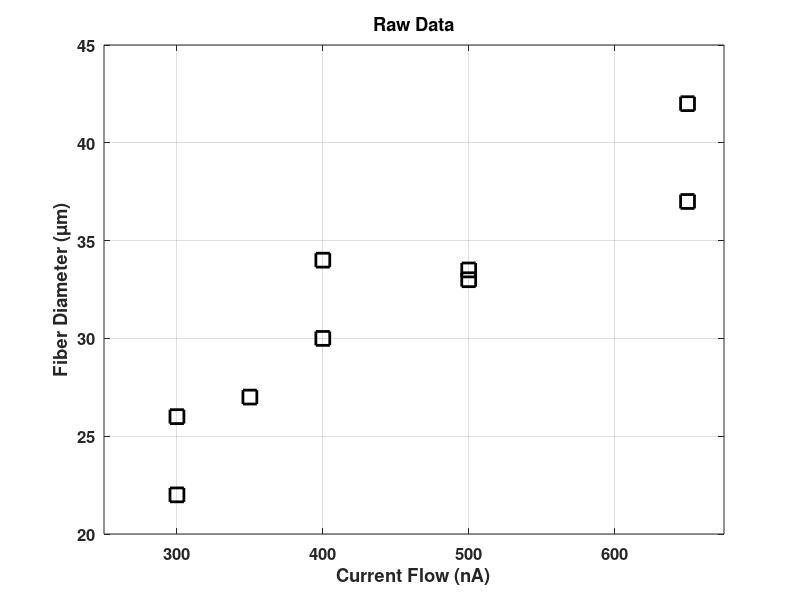
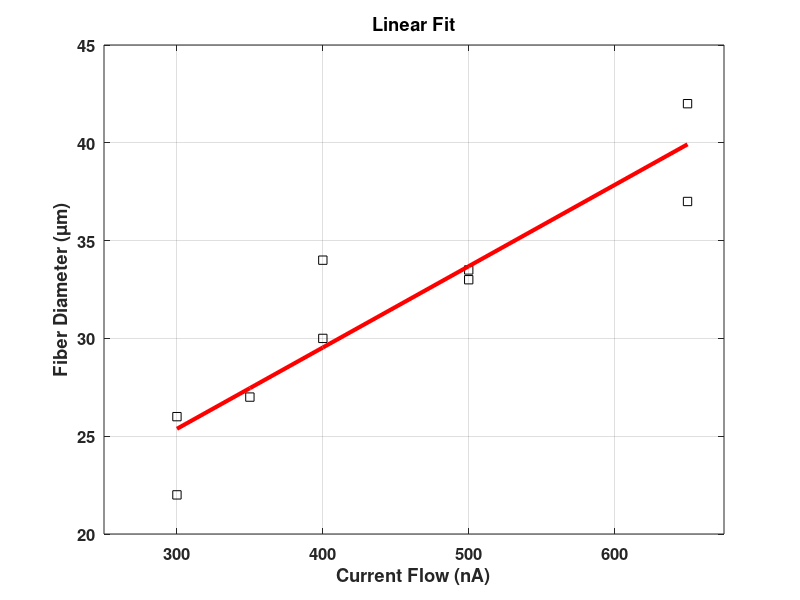
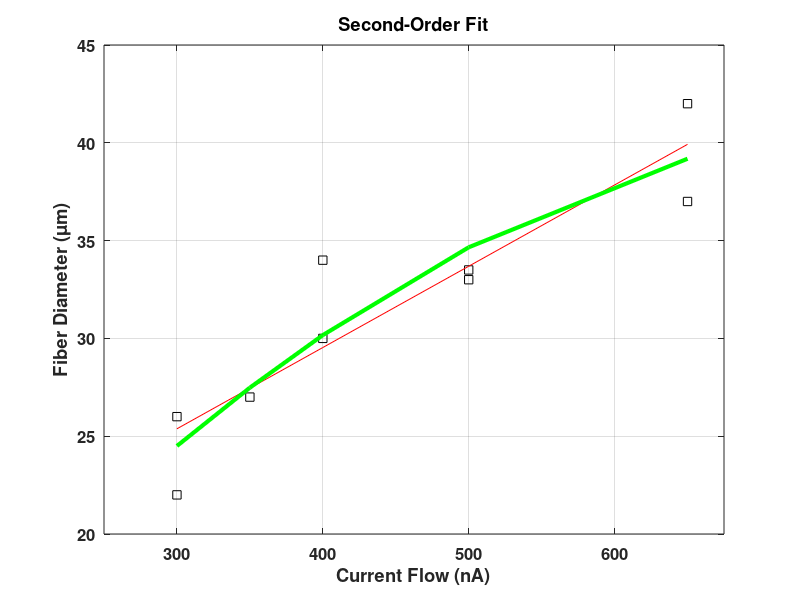
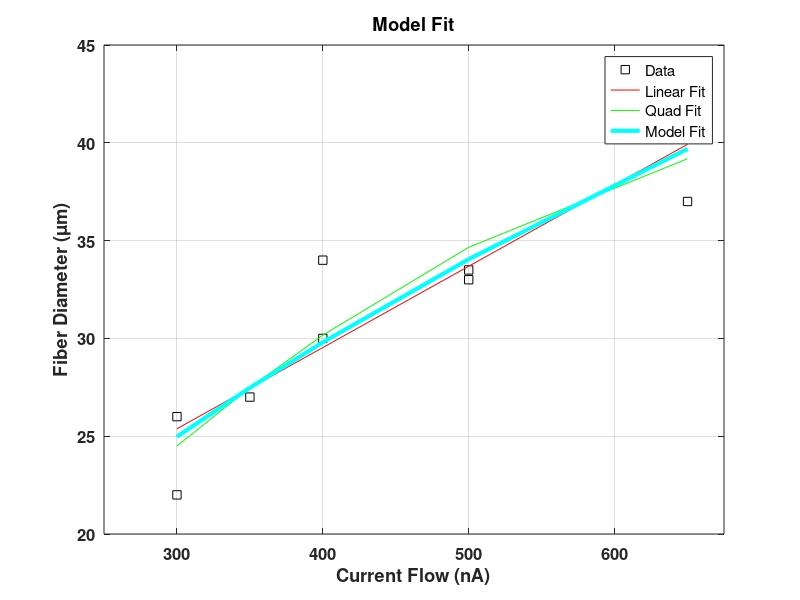

The MATLAB script that drew these images, in order:
%% Example 8 - linear least squares
clear
clc
close 'all'

%% Input Data
I = [300 300 350 400 400 500 500 650 650]';
d = [22 26 27 30 34 33 33.5 37 42]';

%% Plot the data
figure(1)
plot(I,d,'sk','markersize',10,...
    'linewidth',2);
title('Raw Data','fontsize',18,...
    'fontweight','bold');
xlabel('Current Flow (nA)',...
    'fontsize',16,'fontweight','bold');
ylabel('Fiber Diameter (\mum)',...
    'fontsize',16,'fontweight','bold');
grid on
set(gca,'fontsize',12,'fontweight','bold');
axis([250 675 20 45]);

%% Linear Least Squares
fprintf('\n\n Linear Least Squares \n');
X = [ I.^0 I.^1];
b = d;

c = (X'*X)\(X'*b);

fprintf('b = %g \n',c(1));
fprintf('m = %g \n',c(2));

linEst = @(x) c(1) + c(2)*x;
% plot the fit line
figure(2)
plot(I,d,'sk',...
    I,linEst(I),'-r','linewidth',3,...
    'markersize',10);
title('Linear Fit','fontsize',18,...
    'fontweight','bold');
xlabel('Current Flow (nA)','fontsize',16,...
    'fontweight','bold');
ylabel('Fiber Diameter (\mum)','fontsize',16,...
    'fontweight','bold');
grid on
set(gca,'fontsize',12,'fontweight','bold');
axis([250 675 20 45]);


%% Least squares - second order

fprintf('\n\n Quadradic Least Squares \n');
X = [I.^0 I.^1 I.^2];
b = d;

c = (X'*X)\(X'*b);

fprintf('a = %g \n',c(1));
fprintf('b = %g \n',c(2));
fprintf('c = %g \n',c(3));

quadEst = @(x) c(1) + c(2)*x + c(3)*x.^2;
% plot the fit line
figure(3)
plot(I,d,'sk',...
    I,linEst(I),'-r',...
    I,quadEst(I),'-g','linewidth',3,'markersize',10);
title('Second-Order Fit','fontsize',18,'fontweight','bold');
xlabel('Current Flow (nA)','fontsize',16,'fontweight','bold');
ylabel('Fiber Diameter (\mum)','fontsize',16,'fontweight','bold');
grid on
set(gca,'fontsize',12,'fontweight','bold');
axis([250 675 20 45]);

%% Least Squares - (problem 6.9)

fprintf('\n\n Least Squares - Model Fit \n');
X = [I.^0 I.^0.5];
b = d;
c = (X'*X)\(X'*b);
fprintf('a = %g \n',c(1));
fprintf('b = %g \n',c(2));

est3 = @(x) c(1) + c(2)*x.^0.5;

% plot the fit line
figure(4)
plot(I,d,'sk',...
    I,linEst(I),'-r',...
    I,quadEst(I),'-g',...
    I,est3(I),'-c','linewidth',3,'markersize',10);
title('Model Fit','fontsize',18,'fontweight','bold');
xlabel('Current Flow (nA)','fontsize',16,'fontweight','bold');
ylabel('Fiber Diameter (\mum)','fontsize',16,'fontweight','bold');
grid on
set(gca,'fontsize',12,'fontweight','bold');
legend('Data','Linear Fit','Quad Fit','Model Fit');
axis([250 675 20 45]);